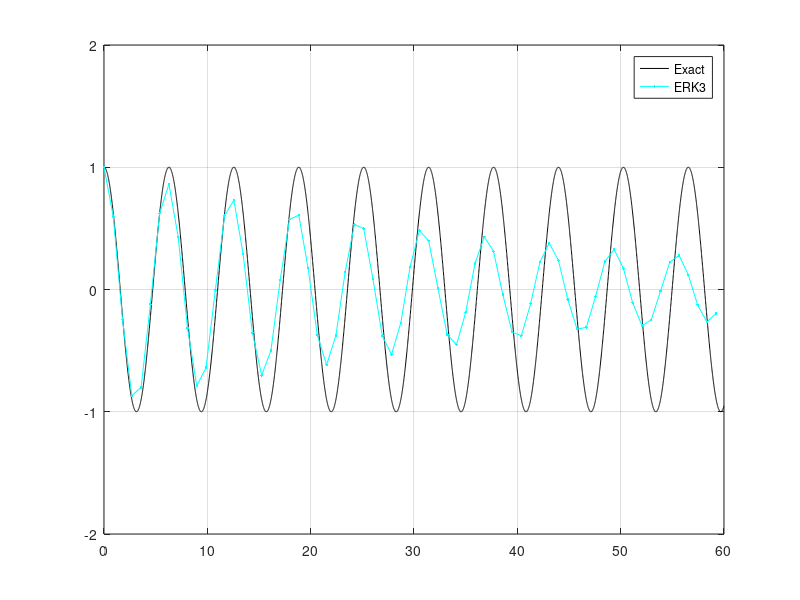

The MATLAB script that drew this image:
clear all
close all
clc

disp(' 1. Forward Euler')
disp(' 2. Backward Euler')
disp(' 3. Trapeziodal')
disp(' 4. BDF2')
disp(' 5. ERK3')
disp(' 6. ERK4')
disp(' 7. IRK2')
disp(' 8. ESDIRK3')
disp(' 9. ESDIRK4')
disp('10. ESDIRK5')

methods = sort(str2num(input('Enter schemes to be displayed (separated by spaces): ','s')));


T=60;
dt=2*pi/7;
N=round(T/dt);
t   = (0:N-1)*dt;

k  = 1;
m  = 1;
wn = sqrt(k/m);

R = [ 0 1 ; -wn^2 0 ];


% Exact solution

t_ex = 0:0.01:T;
q_ex = cos(wn*t_ex);
plot(t_ex,q_ex,'k')
hold on
axis([0 60 -2 2])
grid on
legend_strings = 'Exact  ';


if methods(1) == 1
    % Forward Euler 
    
    methods(1) = [];
    if isempty(methods)
        methods = 99;
    end
    
    Q   = zeros(2,N);
    
    Q(:,1) = [1;0];

    S = (eye(2)+dt*R);
    
    for n=2:N
        Q(:,n) = S*Q(:,n-1);
    end

    q_forw = Q(1,:);

    plot(t,q_forw,'.-g')

    legend_strings = [legend_strings;'FE     '];
end

if methods(1) == 2
    % Backward Euler

    methods(1) = [];
    if isempty(methods)
        methods = 99;
    end

    Q   = zeros(2,N);

    Q(:,1)   = [1;0];

    S = inv(eye(2)-dt*R);
    
    for n=2:N
        Q(:,n) = S*Q(:,n-1);
    end

    q_back = Q(1,:);

    plot(t,q_back,'.-r')

    legend_strings = [legend_strings;'BE     '];

end

if methods(1) == 3
    % Trapeziodal

    methods(1) = [];
    if isempty(methods)
        methods = 99;
    end

    Q   = zeros(2,N);

    Q(:,1)   = [1;0];
    
    theta = 1/2;

    S = inv(eye(2)-theta*dt*R)*(eye(2)+(1-theta)*dt*R);
    
    for n=2:N
        Q(:,n) = S*Q(:,n-1);
    end

    q_trap = Q(1,:);

    plot(t,q_trap,'.-')

    legend_strings = [legend_strings;'Trap/CN'];
end

if methods(1) == 4
    % BDF2

    methods(1) = [];
    if isempty(methods)
        methods = 99;
    end

    Q   = zeros(2,N);

    Q(:,1) = [1;0];

    Q(:,2)   = [cos(dt);-sin(dt)];

    S = inv(3/2*eye(2)-dt*R);
    
    for n=3:N
        Q(:,n) = S*(2*Q(:,n-1)-1/2*Q(:,n-2));
    end

    q_BDF2 = Q(1,:);

    plot(t,q_BDF2,'.-m')

    legend_strings = [legend_strings;'BDF2   '];
end

if methods(1) == 5
    % ERK3

    methods(1) = [];
    if isempty(methods)
        methods = 99;
    end
    
    Q   = zeros(2,N);

    Q(:,1) = [1;0];

    A = [  0   0   0 
           1   0   0 
          1/4 1/4  0];

    b = [1/6 1/6 2/3];

    n_a = length(A);
    
    AA = zeros(2*n_a);
    for i=1:2*n_a
        if mod(i,2)~=0
            AA(i,1:2:2*n_a) = A(ceil(i/2),:);
        else
            AA(i,2:2:2*n_a) = A(ceil(i/2),:);
        end
    end
    
    RR = zeros(2*n_a);
    for i=1:n_a
        RR(2*i-1:2*i,2*i-1:2*i) = R;
    end

    S = inv(inv(RR)-dt*AA);
    
    for n=2:N
        Qprime = S*[Q(:,n-1);Q(:,n-1);Q(:,n-1)];
        Q(1,n) = Q(1,n-1)+dt*b*Qprime(1:2:2*n_a);
        Q(2,n) = Q(2,n-1)+dt*b*Qprime(2:2:2*n_a);
    end

    q_ERK3 = Q(1,:);

    plot(t,q_ERK3,'.-c')

    legend_strings = [legend_strings;'ERK3   '];
end

if methods(1) == 6
    % ERK4

    methods(1) = [];
    if isempty(methods)
        methods = 99;
    end

    Q   = zeros(2,N);
    
    Q(:,1) = [1;0];
    
    A = [  0   0   0   0
          1/2  0   0   0
           0  1/2  0   0
           0   0   1  0];

    b = [1/6 1/3 1/3 1/6];

    n_a = length(A);
    
    AA = zeros(2*n_a);
    
    for i=1:2*n_a
        if mod(i,2)~=0
            AA(i,1:2:2*n_a) = A(ceil(i/2),:);
        else
            AA(i,2:2:2*n_a) = A(ceil(i/2),:);
        end
    end
    
    RR = zeros(2*n_a);
    for i=1:n_a
        RR(2*i-1:2*i,2*i-1:2*i) = R;
    end
    
    S = inv(inv(RR)-dt*AA);
    
    for n=2:N
        Qprime = S*[Q(:,n-1);Q(:,n-1);Q(:,n-1);Q(:,n-1)];
        Q(1,n) = Q(1,n-1)+dt*b*Qprime(1:2:2*n_a);
        Q(2,n) = Q(2,n-1)+dt*b*Qprime(2:2:2*n_a);
    end
    
    q_ERK4 = Q(1,:);

    plot(t,q_ERK4,'.-g')

    legend_strings = [legend_strings;'ERK4   '];
end

if methods(1) == 7
    % IRK2

    methods(1) = [];
    if isempty(methods)
        methods = 99;
    end

    Q   = zeros(2,N);
    
    Q(:,1) = [1;0];
    
    gamma = 1/2+1/6*sqrt(3);

    a11 = gamma;
    a21 = 1-2*gamma;
    a22 = gamma;
    b1  = 1/2;
    b2  = 1/2;

    A = [ a11  0 
          a21 a22];

    b = [b1 b2];

    n_a = length(A);
    
    AA = zeros(2*n_a);
    for i=1:2*n_a
        if mod(i,2)~=0
            AA(i,1:2:2*n_a) = A(ceil(i/2),:);
        else
            AA(i,2:2:2*n_a) = A(ceil(i/2),:);
        end
    end
    
    RR = zeros(2*n_a);
    for i=1:n_a
        RR(2*i-1:2*i,2*i-1:2*i) = R;
    end
    
    S = inv(inv(RR)-dt*AA);
    
    for n=2:N
        Qprime = S*[Q(:,n-1);Q(:,n-1)];
        Q(1,n) = Q(1,n-1)+dt*b*Qprime(1:2:2*n_a);
        Q(2,n) = Q(2,n-1)+dt*b*Qprime(2:2:2*n_a);
    end

    q_IRK2 = Q(1,:);

    plot(t,q_IRK2,'.-')

    legend_strings = [legend_strings;'IRK2   '];
end

if methods(1) == 8
    % ESDIRK3

    methods(1) = [];
    if isempty(methods)
        methods = 99;
    end

    Q   = zeros(2,N);
    
    Q(:,1) = [1;0];
    
    esdirk3;
    
    n_a = length(rkaI);
    
    AA = zeros(2*n_a);
    for i=1:2*n_a
        if mod(i,2)~=0
            AA(i,1:2:2*n_a) = rkaI(ceil(i/2),:);
        else
            AA(i,2:2:2*n_a) = rkaI(ceil(i/2),:);
        end
    end
    
    RR = zeros(2*n_a);
    for i=1:n_a
        RR(2*i-1:2*i,2*i-1:2*i) = R;
    end
      
    S = inv(eye(2*n_a)-dt*RR*AA);
    
    for n=1:N-1
        Qprime   = S*[Q(:,n);Q(:,n);Q(:,n);Q(:,n)];
        Q(:,n+1) = Qprime(end-1:end);
    end

    q_ESDIRK3 = Q(1,:);

    plot(t,q_ESDIRK3,'.-m')
    
    legend_strings = [legend_strings;'ESDIRK3'];
end

if methods(1) == 9
    % ESDIRK4

    methods(1) = [];
    if isempty(methods)
        methods = 99;
    end

    Q   = zeros(2,N);
    
    Q(:,1) = [1;0];
    
    esdirk4;
    
    n_a = length(rkaI);
    
    AA = zeros(2*n_a);
    for i=1:2*n_a
        if mod(i,2)~=0
            AA(i,1:2:2*n_a) = rkaI(ceil(i/2),:);
        else
            AA(i,2:2:2*n_a) = rkaI(ceil(i/2),:);
        end
    end
    
    RR = zeros(2*n_a);
    for i=1:n_a
        RR(2*i-1:2*i,2*i-1:2*i) = R;
    end
      
    S = inv(eye(2*n_a)-dt*RR*AA);
    
    for n=1:N-1
        Qprime   = S*[Q(:,n);Q(:,n);Q(:,n);Q(:,n);Q(:,n);Q(:,n)];
        Q(:,n+1) = Qprime(end-1:end);
    end

    q_ESDIRK4 = Q(1,:);

    plot(t,q_ESDIRK4,'.-r')

    legend_strings = [legend_strings;'ESDIRK4'];
end

if methods(1) == 10
    % ESDIRK5

    methods(1) = [];
    if isempty(methods)
        methods = 99;
    end

    Q   = zeros(2,N);
    
    Q(:,1) = [1;0];
    
    esdirk5;
    
    n_a = length(rkaI);
    
    AA = zeros(2*n_a);
    for i=1:2*n_a
        if mod(i,2)~=0
            AA(i,1:2:2*n_a) = rkaI(ceil(i/2),:);
        else
            AA(i,2:2:2*n_a) = rkaI(ceil(i/2),:);
        end
    end
    
    RR = zeros(2*n_a);
    for i=1:n_a
        RR(2*i-1:2*i,2*i-1:2*i) = R;
    end
      
    S = inv(eye(2*n_a)-dt*RR*AA);
    
    for n=1:N-1
        Qprime   = S*[Q(:,n);Q(:,n);Q(:,n);Q(:,n);Q(:,n);Q(:,n);Q(:,n);Q(:,n)];
        Q(:,n+1) = Qprime(end-1:end);
    end

    q_ESDIRK5 = Q(1,:);

    plot(t,q_ESDIRK5,'.-c')

    legend_strings = [legend_strings;'ESDIRK5'];
end


legend(legend_strings)